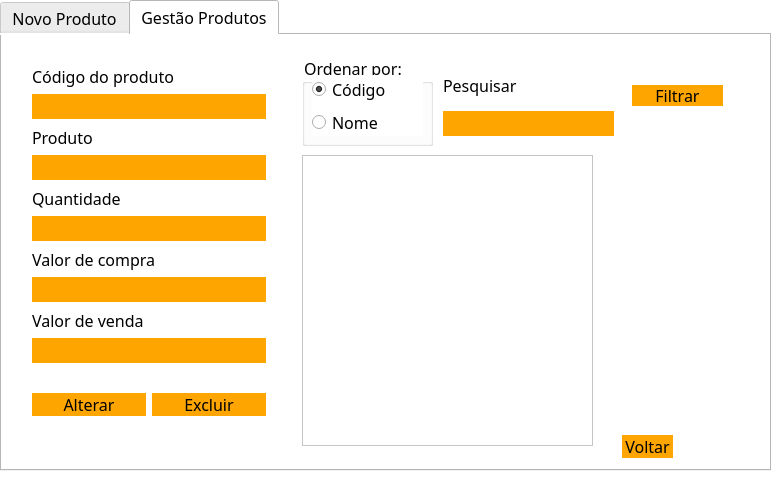
<?xml version="1.0" encoding="UTF-8"?>
<ui version="4.0">
 <class>InfoProdutos</class>
 <widget class="QDialog" name="InfoProdutos">
  <property name="geometry">
   <rect>
    <x>0</x>
    <y>0</y>
    <width>780</width>
    <height>483</height>
   </rect>
  </property>
  <property name="windowTitle">
   <string>Cupcake Store - Produtos</string>
  </property>
  <property name="windowIcon">
   <iconset resource="recursoss.qrc">
    <normaloff>:/Imagens/imgs/ee.png</normaloff>:/Imagens/imgs/ee.png</iconset>
  </property>
  <property name="styleSheet">
   <string notr="true">*{
	font-family: century gothic;
	font-size: 16px;
	background: white;
}

QToolButton
{
	background: transparent;
	border-radius: 40px;
}

QPushButton
{
	background: orange;
	border-radius: 40px;
}

Qlabel
{
	color: white;
	background: transparent;
}

QPushButton
{
	color: black;
}

QPushButton:hover
{
	color: #333;
	border-radius:15px;
	background: #49ebff;
}

QLineEdit
{
	background: orange;
	border: none;
	color: black;
	border-bottom: 1px solid white;
}

</string>
  </property>
  <widget class="QTabWidget" name="tabWidget">
   <property name="geometry">
    <rect>
     <x>0</x>
     <y>0</y>
     <width>771</width>
     <height>471</height>
    </rect>
   </property>
   <property name="currentIndex">
    <number>1</number>
   </property>
   <widget class="QWidget" name="tab_novoProduto">
    <attribute name="title">
     <string>Novo Produto</string>
    </attribute>
    <widget class="QWidget" name="layoutWidget">
     <property name="geometry">
      <rect>
       <x>30</x>
       <y>80</y>
       <width>707</width>
       <height>241</height>
      </rect>
     </property>
     <layout class="QVBoxLayout" name="verticalLayout_6">
      <item>
       <layout class="QVBoxLayout" name="verticalLayout">
        <item>
         <widget class="QLabel" name="label">
          <property name="text">
           <string>Código produto</string>
          </property>
         </widget>
        </item>
        <item>
         <widget class="QLineEdit" name="txt_codigoProduto"/>
        </item>
       </layout>
      </item>
      <item>
       <layout class="QVBoxLayout" name="verticalLayout_2">
        <item>
         <widget class="QLabel" name="label_2">
          <property name="text">
           <string>Descrição produto</string>
          </property>
         </widget>
        </item>
        <item>
         <widget class="QLineEdit" name="txt_descricaoProduto"/>
        </item>
       </layout>
      </item>
      <item>
       <layout class="QHBoxLayout" name="horizontalLayout_2">
        <item>
         <layout class="QVBoxLayout" name="verticalLayout_4">
          <item>
           <widget class="QLabel" name="label_4">
            <property name="text">
             <string>Quantidade em estoque</string>
            </property>
           </widget>
          </item>
          <item>
           <widget class="QLineEdit" name="txt_qtdeEstoque"/>
          </item>
         </layout>
        </item>
        <item>
         <layout class="QVBoxLayout" name="verticalLayout_5">
          <item>
           <widget class="QLabel" name="label_5">
            <property name="text">
             <string>Valor de compra</string>
            </property>
           </widget>
          </item>
          <item>
           <widget class="QLineEdit" name="txt_valorCompra"/>
          </item>
         </layout>
        </item>
        <item>
         <layout class="QVBoxLayout" name="verticalLayout_3">
          <item>
           <widget class="QLabel" name="label_3">
            <property name="text">
             <string>Valor de venda</string>
            </property>
           </widget>
          </item>
          <item>
           <widget class="QLineEdit" name="txt_valorVenda"/>
          </item>
         </layout>
        </item>
       </layout>
      </item>
      <item>
       <spacer name="verticalSpacer">
        <property name="orientation">
         <enum>Qt::Vertical</enum>
        </property>
        <property name="sizeHint" stdset="0">
         <size>
          <width>20</width>
          <height>40</height>
         </size>
        </property>
       </spacer>
      </item>
      <item>
       <layout class="QHBoxLayout" name="horizontalLayout">
        <item>
         <widget class="QPushButton" name="btn_novoProduto">
          <property name="text">
           <string>Limpar campos</string>
          </property>
         </widget>
        </item>
        <item>
         <widget class="QPushButton" name="btn_gravarProduto">
          <property name="text">
           <string>Gravar produto</string>
          </property>
         </widget>
        </item>
       </layout>
      </item>
     </layout>
    </widget>
    <widget class="QToolButton" name="toolButton">
     <property name="geometry">
      <rect>
       <x>0</x>
       <y>360</y>
       <width>81</width>
       <height>71</height>
      </rect>
     </property>
     <property name="text">
      <string/>
     </property>
     <property name="icon">
      <iconset resource="recursoss.qrc">
       <normaloff>:/Imagens/imgs/ee.png</normaloff>:/Imagens/imgs/ee.png</iconset>
     </property>
     <property name="iconSize">
      <size>
       <width>200</width>
       <height>200</height>
      </size>
     </property>
    </widget>
    <widget class="QToolButton" name="toolButton_2">
     <property name="geometry">
      <rect>
       <x>670</x>
       <y>360</y>
       <width>81</width>
       <height>71</height>
      </rect>
     </property>
     <property name="text">
      <string/>
     </property>
     <property name="icon">
      <iconset resource="recursoss.qrc">
       <normaloff>:/Imagens/imgs/ee.png</normaloff>:/Imagens/imgs/ee.png</iconset>
     </property>
     <property name="iconSize">
      <size>
       <width>200</width>
       <height>200</height>
      </size>
     </property>
    </widget>
    <widget class="QToolButton" name="toolButton_4">
     <property name="geometry">
      <rect>
       <x>340</x>
       <y>360</y>
       <width>81</width>
       <height>71</height>
      </rect>
     </property>
     <property name="text">
      <string/>
     </property>
     <property name="icon">
      <iconset resource="recursoss.qrc">
       <normaloff>:/Imagens/imgs/ee.png</normaloff>:/Imagens/imgs/ee.png</iconset>
     </property>
     <property name="iconSize">
      <size>
       <width>200</width>
       <height>200</height>
      </size>
     </property>
    </widget>
   </widget>
   <widget class="QWidget" name="tab_gestaoProdutos">
    <attribute name="title">
     <string>Gestão Produtos</string>
    </attribute>
    <widget class="QTableWidget" name="tab_GPprodutos">
     <property name="geometry">
      <rect>
       <x>300</x>
       <y>120</y>
       <width>291</width>
       <height>291</height>
      </rect>
     </property>
    </widget>
    <widget class="QGroupBox" name="groupBox">
     <property name="geometry">
      <rect>
       <x>300</x>
       <y>20</y>
       <width>131</width>
       <height>91</height>
      </rect>
     </property>
     <property name="title">
      <string>Ordenar por:</string>
     </property>
     <widget class="QWidget" name="layoutWidget">
      <property name="geometry">
       <rect>
        <x>10</x>
        <y>20</y>
        <width>111</width>
        <height>61</height>
       </rect>
      </property>
      <layout class="QVBoxLayout" name="verticalLayout_13">
       <item>
        <widget class="QRadioButton" name="radbtn_GPcodigo">
         <property name="text">
          <string>Código</string>
         </property>
         <property name="checked">
          <bool>true</bool>
         </property>
        </widget>
       </item>
       <item>
        <widget class="QRadioButton" name="radbtn_GPnome">
         <property name="text">
          <string>Nome</string>
         </property>
        </widget>
       </item>
      </layout>
     </widget>
    </widget>
    <widget class="QWidget" name="layoutWidget">
     <property name="geometry">
      <rect>
       <x>30</x>
       <y>30</y>
       <width>234</width>
       <height>351</height>
      </rect>
     </property>
     <layout class="QVBoxLayout" name="verticalLayout_12">
      <item>
       <layout class="QVBoxLayout" name="verticalLayout_7">
        <item>
         <widget class="QLabel" name="label_6">
          <property name="text">
           <string>Código do produto</string>
          </property>
         </widget>
        </item>
        <item>
         <widget class="QLineEdit" name="txt_GPcodigo"/>
        </item>
       </layout>
      </item>
      <item>
       <layout class="QVBoxLayout" name="verticalLayout_8">
        <item>
         <widget class="QLabel" name="label_7">
          <property name="text">
           <string>Produto</string>
          </property>
         </widget>
        </item>
        <item>
         <widget class="QLineEdit" name="txt_GPproduto"/>
        </item>
       </layout>
      </item>
      <item>
       <layout class="QVBoxLayout" name="verticalLayout_9">
        <item>
         <widget class="QLabel" name="label_8">
          <property name="text">
           <string>Quantidade</string>
          </property>
         </widget>
        </item>
        <item>
         <widget class="QLineEdit" name="txt_GPqtde"/>
        </item>
       </layout>
      </item>
      <item>
       <layout class="QVBoxLayout" name="verticalLayout_10">
        <item>
         <widget class="QLabel" name="label_9">
          <property name="text">
           <string>Valor de compra</string>
          </property>
         </widget>
        </item>
        <item>
         <widget class="QLineEdit" name="txt_GPvalorCompra"/>
        </item>
       </layout>
      </item>
      <item>
       <layout class="QVBoxLayout" name="verticalLayout_11">
        <item>
         <widget class="QLabel" name="label_10">
          <property name="text">
           <string>Valor de venda</string>
          </property>
         </widget>
        </item>
        <item>
         <widget class="QLineEdit" name="txt_GPvalorVenda"/>
        </item>
       </layout>
      </item>
      <item>
       <spacer name="verticalSpacer_2">
        <property name="orientation">
         <enum>Qt::Vertical</enum>
        </property>
        <property name="sizeHint" stdset="0">
         <size>
          <width>20</width>
          <height>40</height>
         </size>
        </property>
       </spacer>
      </item>
      <item>
       <layout class="QHBoxLayout" name="horizontalLayout_3">
        <item>
         <widget class="QPushButton" name="btn_GPalterar">
          <property name="text">
           <string>Alterar</string>
          </property>
         </widget>
        </item>
        <item>
         <widget class="QPushButton" name="btn_GPexcluir">
          <property name="text">
           <string>Excluir</string>
          </property>
         </widget>
        </item>
       </layout>
      </item>
     </layout>
    </widget>
    <widget class="QToolButton" name="toolButton_3">
     <property name="geometry">
      <rect>
       <x>670</x>
       <y>360</y>
       <width>81</width>
       <height>71</height>
      </rect>
     </property>
     <property name="text">
      <string/>
     </property>
     <property name="icon">
      <iconset resource="recursoss.qrc">
       <normaloff>:/Imagens/imgs/ee.png</normaloff>:/Imagens/imgs/ee.png</iconset>
     </property>
     <property name="iconSize">
      <size>
       <width>200</width>
       <height>200</height>
      </size>
     </property>
    </widget>
    <widget class="QWidget" name="layoutWidget">
     <property name="geometry">
      <rect>
       <x>441</x>
       <y>31</y>
       <width>171</width>
       <height>71</height>
      </rect>
     </property>
     <layout class="QVBoxLayout" name="verticalLayout_14">
      <item>
       <widget class="QLabel" name="label_12">
        <property name="text">
         <string>Pesquisar</string>
        </property>
       </widget>
      </item>
      <item>
       <widget class="QLineEdit" name="txt_GPfiltrar"/>
      </item>
     </layout>
    </widget>
    <widget class="QPushButton" name="btn_GPfiltrar">
     <property name="geometry">
      <rect>
       <x>630</x>
       <y>50</y>
       <width>91</width>
       <height>21</height>
      </rect>
     </property>
     <property name="text">
      <string>Filtrar</string>
     </property>
    </widget>
    <widget class="QPushButton" name="pushButton">
     <property name="geometry">
      <rect>
       <x>620</x>
       <y>400</y>
       <width>51</width>
       <height>23</height>
      </rect>
     </property>
     <property name="text">
      <string>Voltar</string>
     </property>
     <property name="autoDefault">
      <bool>false</bool>
     </property>
    </widget>
   </widget>
  </widget>
 </widget>
 <tabstops>
  <tabstop>tabWidget</tabstop>
  <tabstop>txt_codigoProduto</tabstop>
  <tabstop>txt_descricaoProduto</tabstop>
  <tabstop>txt_qtdeEstoque</tabstop>
  <tabstop>txt_valorCompra</tabstop>
  <tabstop>txt_valorVenda</tabstop>
  <tabstop>btn_gravarProduto</tabstop>
  <tabstop>btn_novoProduto</tabstop>
  <tabstop>toolButton</tabstop>
  <tabstop>toolButton_4</tabstop>
  <tabstop>toolButton_2</tabstop>
  <tabstop>tab_GPprodutos</tabstop>
  <tabstop>radbtn_GPcodigo</tabstop>
  <tabstop>radbtn_GPnome</tabstop>
  <tabstop>txt_GPcodigo</tabstop>
  <tabstop>txt_GPproduto</tabstop>
  <tabstop>txt_GPqtde</tabstop>
  <tabstop>txt_GPvalorCompra</tabstop>
  <tabstop>txt_GPvalorVenda</tabstop>
  <tabstop>btn_GPalterar</tabstop>
  <tabstop>btn_GPexcluir</tabstop>
  <tabstop>toolButton_3</tabstop>
  <tabstop>txt_GPfiltrar</tabstop>
  <tabstop>btn_GPfiltrar</tabstop>
 </tabstops>
 <resources>
  <include location="recursoss.qrc"/>
 </resources>
 <connections/>
</ui>
